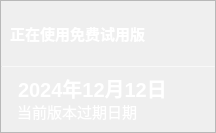
                      <widget class="QFrame" name="frame_top1">
                       <property name="sizePolicy">
                        <sizepolicy hsizetype="Preferred" vsizetype="Preferred">
                         <horstretch>0</horstretch>
                         <verstretch>0</verstretch>
                        </sizepolicy>
                       </property>
                       <property name="minimumSize">
                        <size>
                         <width>216</width>
                         <height>133</height>
                        </size>
                       </property>
                       <property name="maximumSize">
                        <size>
                         <width>16777215</width>
                         <height>150</height>
                        </size>
                       </property>
                       <property name="styleSheet">
                        <string notr="true">
QFrame#frame_top1{
color: rgb(255, 255, 255);
border-radius: 10px;
background-color: qradialgradient(cx:0, cy:0, radius:1, fx:0.1, fy:0.1, stop:0 rgb(162, 129, 247),  stop:1 rgb(119, 111, 252));
border: 1px outset rgb(98, 91, 213);
}
</string>
                       </property>
                       <property name="frameShape">
                        <enum>QFrame::StyledPanel</enum>
                       </property>
                       <property name="frameShadow">
                        <enum>QFrame::Raised</enum>
                       </property>
                       <layout class="QVBoxLayout" name="verticalLayout_5" stretch="0,4,0">
                        <property name="spacing">
                         <number>0</number>
                        </property>
                        <property name="leftMargin">
                         <number>0</number>
                        </property>
                        <property name="topMargin">
                         <number>0</number>
                        </property>
                        <property name="rightMargin">
                         <number>0</number>
                        </property>
                        <property name="bottomMargin">
                         <number>0</number>
                        </property>
                        <item>
                         <widget class="QFrame" name="frame_113">
                          <property name="styleSheet">
                           <string notr="true">border:none;
background-color: transparent;</string>
                          </property>
                          <property name="frameShape">
                           <enum>QFrame::StyledPanel</enum>
                          </property>
                          <property name="frameShadow">
                           <enum>QFrame::Raised</enum>
                          </property>
                          <layout class="QHBoxLayout" name="horizontalLayout_6">
                           <item>
                            <widget class="QPushButton" name="Free_pushButton">
                             <property name="minimumSize">
                              <size>
                               <width>0</width>
                               <height>24</height>
                              </size>
                             </property>
                             <property name="maximumSize">
                              <size>
                               <width>41677</width>
                               <height>48</height>
                              </size>
                             </property>
                             <property name="font">
                              <font>
                               <family>微软雅黑 Light</family>
                               <pointsize>11</pointsize>
                               <bold>true</bold>
                              </font>
                             </property>
                             <property name="cursor">
                              <cursorShape>PointingHandCursor</cursorShape>
                             </property>
                             <property name="focusPolicy">
                              <enum>Qt::NoFocus</enum>
                             </property>
                             <property name="styleSheet">
                              <string notr="true">QPushButton{
	color: rgb(255, 255, 255);
text-align:left;

	border:0px outset rgb(255, 255, 255);
	border-radius:8px;
}
QPushButton:hover {

border:2px outset rgba(36, 36, 36,0);
}
QPushButton:pressed {

border:4px outset rgba(36, 36, 36,0);
}
</string>
                             </property>
                             <property name="text">
                              <string>正在使用免费试用版</string>
                             </property>
                             <property name="icon">
                              <iconset>
                               <normaloff>resources/img/小标/小标-免费试用版本.svg</normaloff>resources/img/小标/小标-免费试用版本.svg</iconset>
                             </property>
                            </widget>
                           </item>
                          </layout>
                         </widget>
                        </item>
                        <item>
                         <widget class="Line" name="line_6">
                          <property name="maximumSize">
                           <size>
                            <width>16777215</width>
                            <height>1</height>
                           </size>
                          </property>
                          <property name="styleSheet">
                           <string notr="true">background-color: rgba(255, 255, 255, 89);</string>
                          </property>
                          <property name="orientation">
                           <enum>Qt::Horizontal</enum>
                          </property>
                         </widget>
                        </item>
                        <item>
                         <widget class="QFrame" name="frame_114">
                          <property name="styleSheet">
                           <string notr="true">border:none;
background-color: transparent;</string>
                          </property>
                          <property name="frameShape">
                           <enum>QFrame::StyledPanel</enum>
                          </property>
                          <property name="frameShadow">
                           <enum>QFrame::Raised</enum>
                          </property>
                          <layout class="QVBoxLayout" name="verticalLayout_6">
                           <property name="spacing">
                            <number>0</number>
                           </property>
                           <property name="leftMargin">
                            <number>0</number>
                           </property>
                           <property name="topMargin">
                            <number>0</number>
                           </property>
                           <property name="rightMargin">
                            <number>0</number>
                           </property>
                           <property name="bottomMargin">
                            <number>0</number>
                           </property>
                           <item alignment="Qt::AlignBottom">
                            <widget class="QLabel" name="label_5">
                             <property name="maximumSize">
                              <size>
                               <width>16777215</width>
                               <height>24</height>
                              </size>
                             </property>
                             <property name="font">
                              <font>
                               <pointsize>15</pointsize>
                               <bold>true</bold>
                              </font>
                             </property>
                             <property name="styleSheet">
                              <string notr="true">color: rgb(255, 255, 255);
padding-left:12px;</string>
                             </property>
                             <property name="text">
                              <string>2024年12月12日</string>
                             </property>
                             <property name="alignment">
                              <set>Qt::AlignLeading|Qt::AlignLeft|Qt::AlignVCenter</set>
                             </property>
                            </widget>
                           </item>
                           <item alignment="Qt::AlignTop">
                            <widget class="QLabel" name="label_6">
                             <property name="maximumSize">
                              <size>
                               <width>16777215</width>
                               <height>24</height>
                              </size>
                             </property>
                             <property name="font">
                              <font>
                               <family>微软雅黑 Light</family>
                               <pointsize>11</pointsize>
                               <underline>false</underline>
                              </font>
                             </property>
                             <property name="styleSheet">
                              <string notr="true">color: rgb(255, 255, 255);
padding-left:12px;</string>
                             </property>
                             <property name="text">
                              <string>当前版本过期日期</string>
                             </property>
                             <property name="alignment">
                              <set>Qt::AlignLeading|Qt::AlignLeft|Qt::AlignVCenter</set>
                             </property>
                            </widget>
                           </item>
                          </layout>
                         </widget>
                        </item>
                       </layout>
                      </widget>
